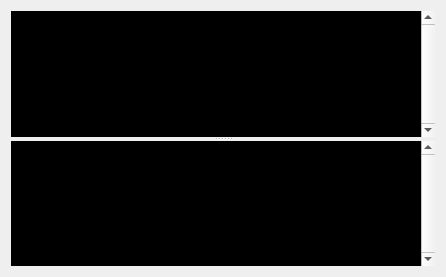
<?xml version="1.0" encoding="UTF-8"?>
<ui version="4.0">
 <class>Form</class>
 <widget class="QWidget" name="Form">
  <property name="geometry">
   <rect>
    <x>0</x>
    <y>0</y>
    <width>446</width>
    <height>277</height>
   </rect>
  </property>
  <property name="windowTitle">
   <string>Form</string>
  </property>
  <layout class="QGridLayout" name="gridLayout">
   <item row="0" column="0">
    <widget class="QSplitter" name="splitter">
     <property name="orientation">
      <enum>Qt::Vertical</enum>
     </property>
     <widget class="QTextBrowser" name="output_area_std">
      <property name="palette">
       <palette>
        <active>
         <colorrole role="Text">
          <brush brushstyle="SolidPattern">
           <color alpha="255">
            <red>0</red>
            <green>185</green>
            <blue>0</blue>
           </color>
          </brush>
         </colorrole>
         <colorrole role="BrightText">
          <brush brushstyle="SolidPattern">
           <color alpha="255">
            <red>0</red>
            <green>255</green>
            <blue>0</blue>
           </color>
          </brush>
         </colorrole>
         <colorrole role="Base">
          <brush brushstyle="SolidPattern">
           <color alpha="255">
            <red>0</red>
            <green>0</green>
            <blue>0</blue>
           </color>
          </brush>
         </colorrole>
        </active>
        <inactive>
         <colorrole role="Text">
          <brush brushstyle="SolidPattern">
           <color alpha="255">
            <red>0</red>
            <green>185</green>
            <blue>0</blue>
           </color>
          </brush>
         </colorrole>
         <colorrole role="BrightText">
          <brush brushstyle="SolidPattern">
           <color alpha="255">
            <red>0</red>
            <green>255</green>
            <blue>0</blue>
           </color>
          </brush>
         </colorrole>
         <colorrole role="Base">
          <brush brushstyle="SolidPattern">
           <color alpha="255">
            <red>0</red>
            <green>0</green>
            <blue>0</blue>
           </color>
          </brush>
         </colorrole>
        </inactive>
        <disabled>
         <colorrole role="Text">
          <brush brushstyle="SolidPattern">
           <color alpha="255">
            <red>69</red>
            <green>69</green>
            <blue>69</blue>
           </color>
          </brush>
         </colorrole>
         <colorrole role="BrightText">
          <brush brushstyle="SolidPattern">
           <color alpha="255">
            <red>0</red>
            <green>255</green>
            <blue>0</blue>
           </color>
          </brush>
         </colorrole>
         <colorrole role="Base">
          <brush brushstyle="SolidPattern">
           <color alpha="255">
            <red>212</red>
            <green>208</green>
            <blue>200</blue>
           </color>
          </brush>
         </colorrole>
        </disabled>
       </palette>
      </property>
      <property name="font">
       <font>
        <family>Courier</family>
        <pointsize>12</pointsize>
        <stylestrategy>NoAntialias</stylestrategy>
       </font>
      </property>
      <property name="cursor" stdset="0">
       <cursorShape>IBeamCursor</cursorShape>
      </property>
      <property name="acceptDrops">
       <bool>false</bool>
      </property>
      <property name="toolTip">
       <string extracomment="StdOut"/>
      </property>
      <property name="frameShape">
       <enum>QFrame::NoFrame</enum>
      </property>
      <property name="verticalScrollBarPolicy">
       <enum>Qt::ScrollBarAlwaysOn</enum>
      </property>
      <property name="lineWrapColumnOrWidth">
       <number>4</number>
      </property>
      <property name="openExternalLinks">
       <bool>true</bool>
      </property>
     </widget>
     <widget class="QTextBrowser" name="output_area_err">
      <property name="palette">
       <palette>
        <active>
         <colorrole role="Text">
          <brush brushstyle="SolidPattern">
           <color alpha="255">
            <red>255</red>
            <green>128</green>
            <blue>0</blue>
           </color>
          </brush>
         </colorrole>
         <colorrole role="BrightText">
          <brush brushstyle="SolidPattern">
           <color alpha="255">
            <red>255</red>
            <green>255</green>
            <blue>0</blue>
           </color>
          </brush>
         </colorrole>
         <colorrole role="Base">
          <brush brushstyle="SolidPattern">
           <color alpha="255">
            <red>0</red>
            <green>0</green>
            <blue>0</blue>
           </color>
          </brush>
         </colorrole>
        </active>
        <inactive>
         <colorrole role="Text">
          <brush brushstyle="SolidPattern">
           <color alpha="255">
            <red>255</red>
            <green>128</green>
            <blue>0</blue>
           </color>
          </brush>
         </colorrole>
         <colorrole role="BrightText">
          <brush brushstyle="SolidPattern">
           <color alpha="255">
            <red>255</red>
            <green>255</green>
            <blue>0</blue>
           </color>
          </brush>
         </colorrole>
         <colorrole role="Base">
          <brush brushstyle="SolidPattern">
           <color alpha="255">
            <red>0</red>
            <green>0</green>
            <blue>0</blue>
           </color>
          </brush>
         </colorrole>
        </inactive>
        <disabled>
         <colorrole role="Text">
          <brush brushstyle="SolidPattern">
           <color alpha="255">
            <red>69</red>
            <green>69</green>
            <blue>69</blue>
           </color>
          </brush>
         </colorrole>
         <colorrole role="BrightText">
          <brush brushstyle="SolidPattern">
           <color alpha="255">
            <red>255</red>
            <green>255</green>
            <blue>0</blue>
           </color>
          </brush>
         </colorrole>
         <colorrole role="Base">
          <brush brushstyle="SolidPattern">
           <color alpha="255">
            <red>212</red>
            <green>208</green>
            <blue>200</blue>
           </color>
          </brush>
         </colorrole>
        </disabled>
       </palette>
      </property>
      <property name="font">
       <font>
        <family>Courier</family>
        <pointsize>12</pointsize>
        <weight>50</weight>
        <bold>false</bold>
        <stylestrategy>NoAntialias</stylestrategy>
       </font>
      </property>
      <property name="cursor" stdset="0">
       <cursorShape>IBeamCursor</cursorShape>
      </property>
      <property name="acceptDrops">
       <bool>false</bool>
      </property>
      <property name="toolTip">
       <string extracomment="StdErr"/>
      </property>
      <property name="frameShape">
       <enum>QFrame::NoFrame</enum>
      </property>
      <property name="verticalScrollBarPolicy">
       <enum>Qt::ScrollBarAlwaysOn</enum>
      </property>
      <property name="lineWrapColumnOrWidth">
       <number>4</number>
      </property>
      <property name="openExternalLinks">
       <bool>true</bool>
      </property>
     </widget>
    </widget>
   </item>
  </layout>
 </widget>
 <resources/>
 <connections/>
</ui>
